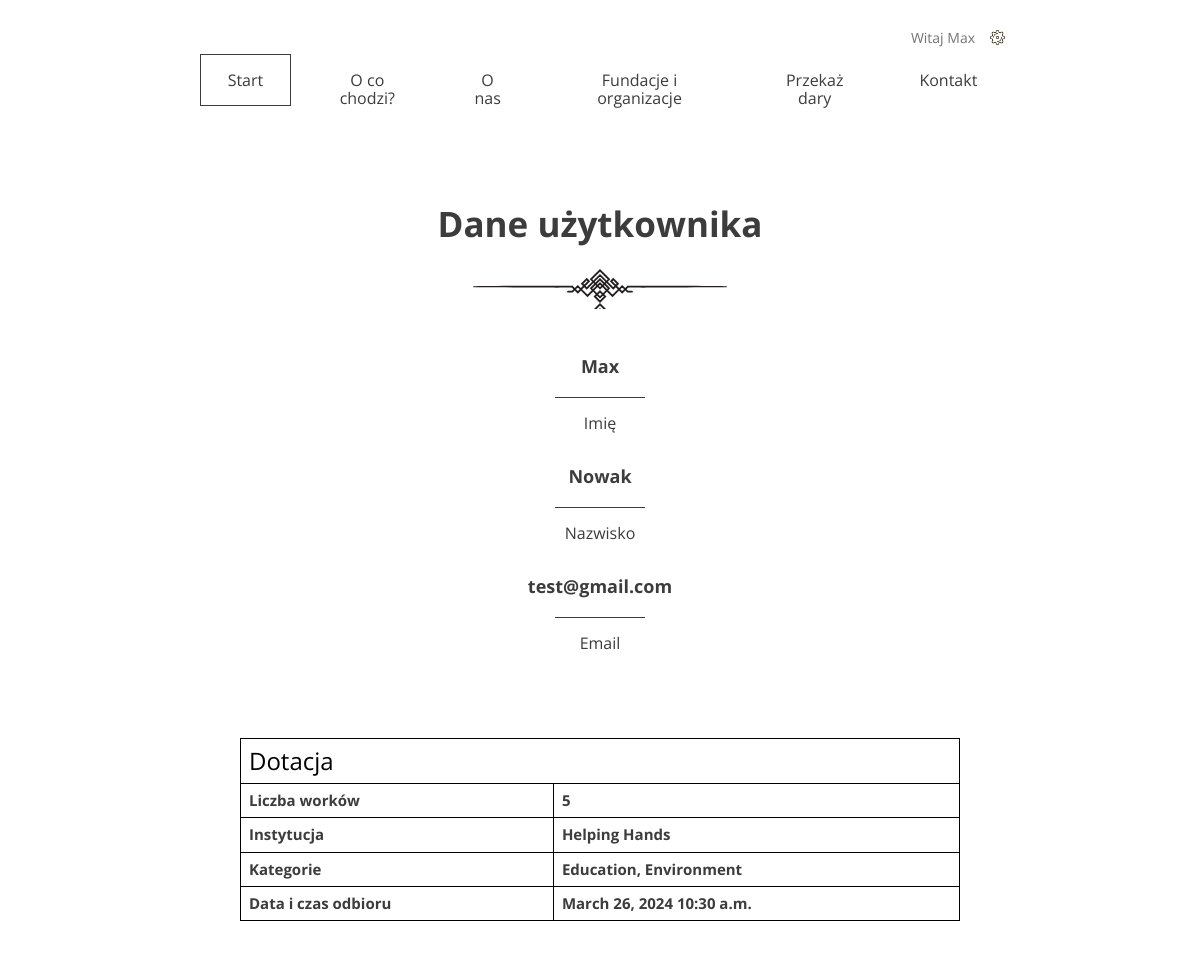
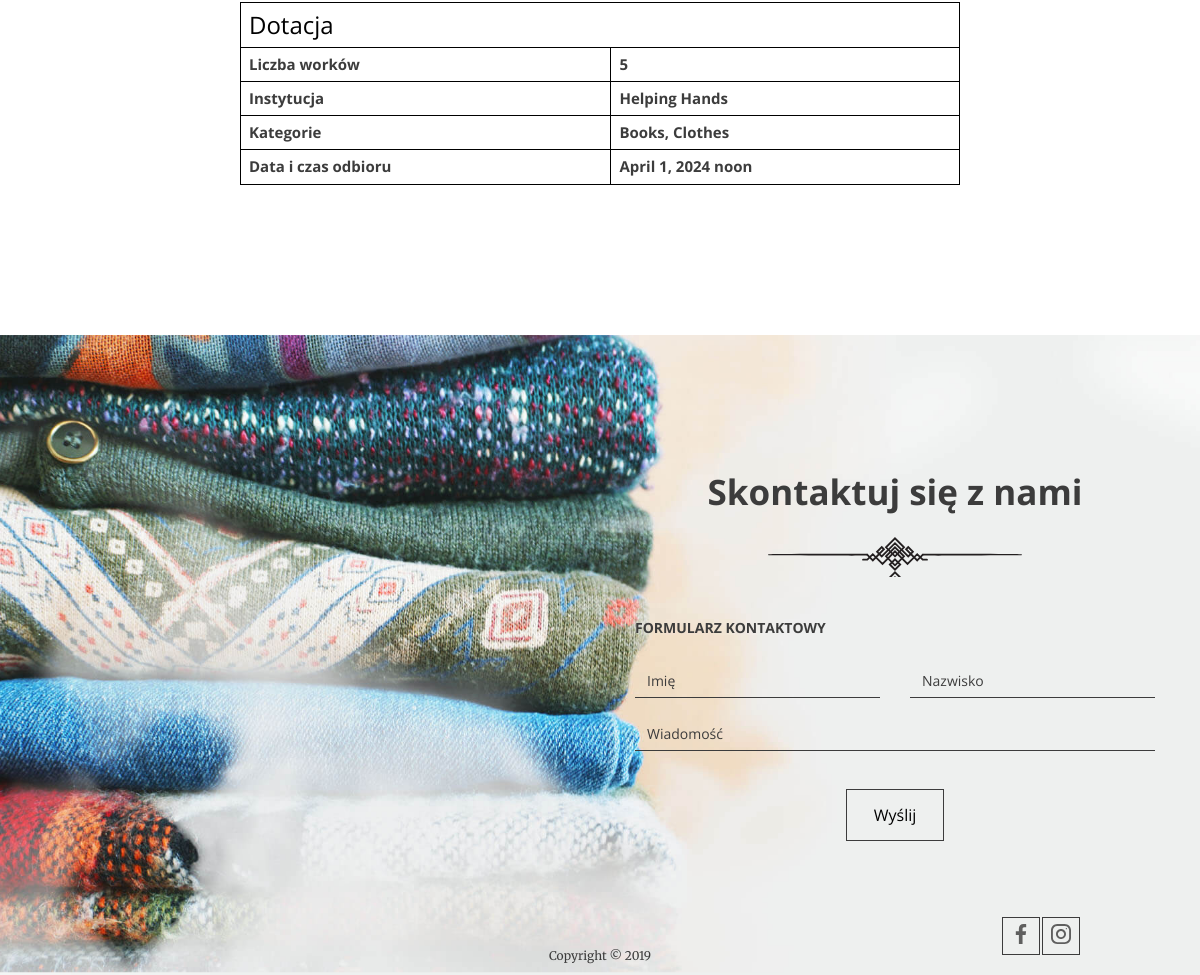
The page /user/details/ (signed in) on the database its author committed (2 pictures, top to bottom).
### userbase/models.py (models this page shows, shortened)
class CustomUser(AbstractUser):
    username = None
    email = models.EmailField(_("email address"), unique=True)
    USERNAME_FIELD = "email"
    REQUIRED_FIELDS = []
    objects = CustomUserManager()

### main/models.py (models this page shows)
class Donation(models.Model):
    quantity = models.IntegerField()
    category = models.ManyToManyField(Category)
    institution = models.ForeignKey(Institution, on_delete=models.CASCADE)
    address = models.ForeignKey(Address, on_delete=models.CASCADE)
    phone_number = models.CharField(max_length=9)
    pick_up_date = models.DateField()
    pick_up_time = models.TimeField()
    pick_up_comment = models.TextField()
    user = models.ForeignKey(CustomUser, on_delete=models.CASCADE, default=None, null=True)

class Institution(models.Model):
    INSTITUTION_TYPES = {
        1: "Fundacja",
        2: "Organizacja Porządkowa",
        3: "Zbiórka Lokalna",
    }
    name = models.CharField(max_length=100)
    description = models.TextField()
    type = models.IntegerField(choices=INSTITUTION_TYPES, default=1)
    category = models.ManyToManyField(Category)

class Category(models.Model):
    name = models.CharField(max_length=100)

### userbase/views.py (the view)
# urls.py: path('details/', UserDetailsView.as_view(), name='user-details'),
class UserDetailsView(LoginRequiredMixin, ListView):
    model = Donation
    login_url = 'login'
    template_name = 'user-details.html'
    context_object_name = 'donations'
    def get_queryset(self):
        return Donation.objects.filter(user=self.request.user)

### utils/context_processors.py (called while the page is built)
def user_info(request):
    if request.user.is_authenticated:
        username = request.user.first_name
        return {'username': username, 'is_superuser': request.user.is_superuser}
    else:
        return {'username': None}

### templates/user-details.html
{% extends "base.html" %}
{% block header_class %}
{% endblock %}
{% block section %}
    <div class="container2">
        <div class="steps--container--vertical top--bottom--padding">
            <h2>Dane użytkownika</h2>
            <div class="steps--item">
                <h3>{{ user.first_name }}</h3>
                <p>Imię</p>
            </div>
            <div class="steps--item">
                <h3>{{ user.last_name }}</h3>
                <p>Nazwisko</p>
            </div>
            <div class="steps--item">
                <h3>{{ user.email }}</h3>
                <p>Email</p>
            </div>
        </div>
        {% for donation in donations %}
            <table>
                <tr class="donation-header">
                    <td colspan="2">Dotacja</td>
                </tr>
                <tr>
                    <th>Liczba worków</th>
                    <th>{{ donation.quantity }}</th>
                </tr>
                <tr>
                    <th>Instytucja</th>
                    <th>{{ donation.institution.name }}</th>
                </tr>
                <tr>
                    <th>Kategorie</th>
                    <th>
                        {% for category in donation.category.all %}
                            {{ category.name }}{% if not forloop.last %}, {% endif %}
                        {% endfor %}
                    </th>
                </tr>
                <tr>
                    <th>Data i czas odbioru</th>
                    <th>{{ donation.pick_up_date }} {{ donation.pick_up_time }}</th>
                </tr>
            </table>
        {% endfor %}
    </div>
{% endblock %}

### templates/base.html (shortened to what this page needs)
{% load static %}
<!DOCTYPE html>
<html lang="pl">
<head>
    <link rel="stylesheet" href="{% static "css/style.css" %}"/>
</head>
<body>
<header
        {% block header_class %}{% endblock %}
>
    <nav class="container container--70">
        <ul class="nav--actions">
            {% if username == None %}
                <li><a href="{% url "login" %}" class="btn btn--small btn--without-border">Zaloguj</a></li>
                <li><a href="{% url "register" %}" class="btn btn--small btn--highlighted">Załóż konto</a></li>
            {% else %}
                <li class="logged-user">
                    Witaj {{ username }}
                </li>
            {% endif %}
        </ul>
        <ul>
            <li><a href="{% url "landing-page" %}" class="btn btn--without-border active">Start</a></li>
            <li><a href="#steps" class="btn btn--without-border">O co chodzi?</a></li>
            <li><a href="#about-us" class="btn btn--without-border">O nas</a></li>
            <li><a href="#help" class="btn btn--without-border">Fundacje i organizacje</a></li>
            <li><a href="{% url "donate" %}" class="btn btn--without-border">Przekaż dary</a></li>
            <li><a href="#contact" class="btn btn--without-border">Kontakt</a></li>
        </ul>
    </nav>
</header>
{% block section %}
{% endblock %}
{% block footer %}
    <footer>
        <div id="contact" class="contact">
            <h2>Skontaktuj się z nami</h2>
            <h3>Formularz kontaktowy</h3>
            <form class="form--contact">
                <div class="form-group form-group--50"><input type="text" name="name" placeholder="Imię"/></div>
                <div class="form-group form-group--50"><input type="text" name="surname" placeholder="Nazwisko"/></div>
                <div class="form-group"><textarea name="message" placeholder="Wiadomość" rows="1"></textarea></div>
                <button class="btn" type="submit">Wyślij</button>
            </form>
        </div>
        <div class="bottom-line">
            <span class="bottom-line--copy">Copyright &copy; 2019</span>
            <div class="bottom-line--icons">
                <a href="#" class="btn btn--small"><img src="images/icon-facebook.svg"/></a>
                <a href="#" class="btn btn--small"><img src="images/icon-instagram.svg"/></a>
            </div>
        </div>
    </footer>
{% endblock %}
</body>
</html>

### rows shown on the page
CustomUser: first_name "Max", last_name "Nowak", email "test@gmail.com"
Donation: quantity "5", institution.name "Helping Hands", pick_up_date "March 26, 2024", pick_up_time "10:30 a.m."
Category: name "Education"
Category: name "Environment"
Donation: quantity "5", institution.name "Helping Hands", pick_up_date "April 1, 2024", pick_up_time "noon"
Category: name "Books"
Category: name "Clothes"
